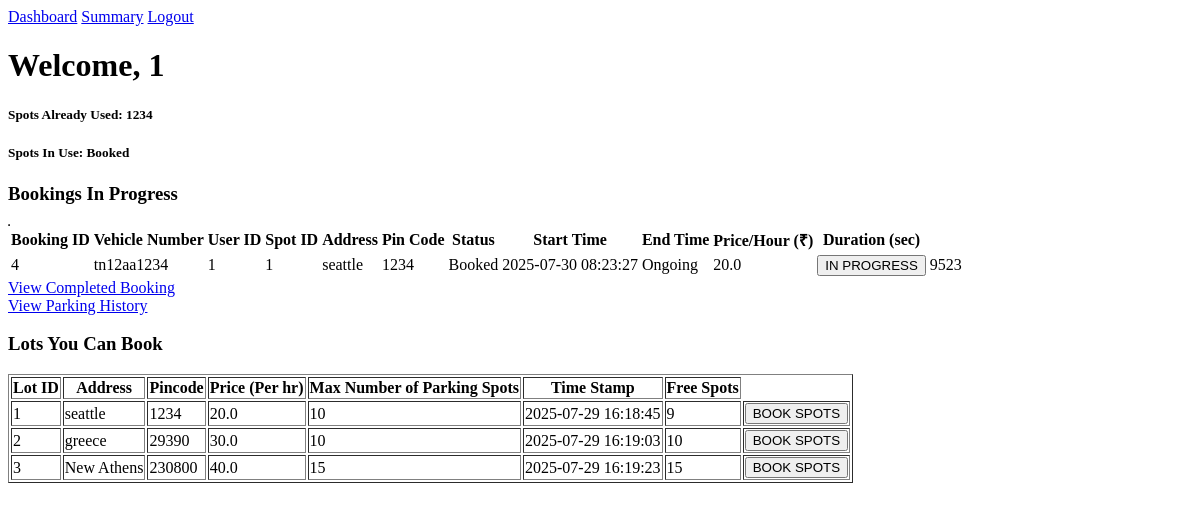
Page /dashboard/1 on the earlier database version.
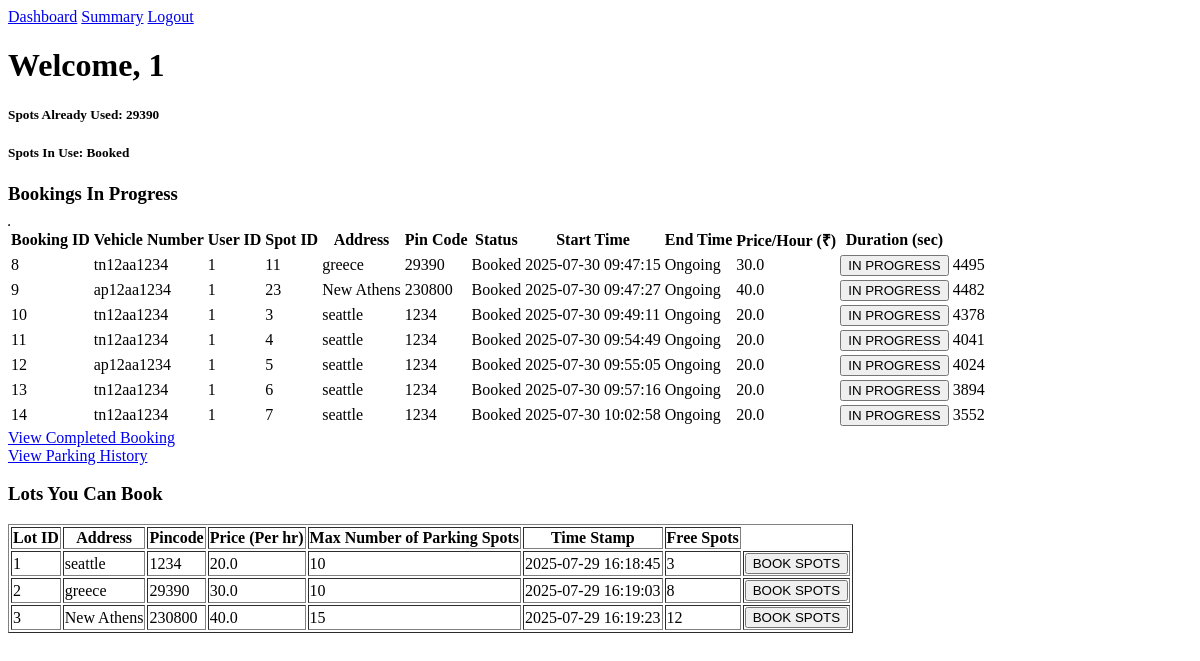
Same page on the later database version.
### tables this page shows
CREATE TABLE Bookings (
              booking_id  INTEGER PRIMARY KEY AUTOINCREMENT,
              spot_id     INTEGER NOT NULL,
              vehicle_id  INTEGER NOT NULL,
              start_time  DATETIME NOT NULL DEFAULT CURRENT_TIMESTAMP,
              end_time    DATETIME,
              status      TEXT    NOT NULL DEFAULT 'Booked'
                           CHECK(status IN ('Booked','Completed','Cancelled')),
              duration_hours Float Default NULL,
              total_amount Float Default NULL,
              FOREIGN KEY(spot_id)    REFERENCES ParkingSpots(spot_id)
                ON DELETE CASCADE,
              FOREIGN KEY(vehicle_id) REFERENCES Vehicles(vehicle_id)
                ON DELETE CASCADE
            );

CREATE TABLE User (
                user_id INTEGER PRIMARY KEY AUTOINCREMENT,
                fname TEXT NOT NULL,
                age INTEGER,
                gender TEXT,
                email TEXT UNIQUE NOT NULL,
                passwd TEXT NOT NULL,
                no_spots_booked DEFAULT 0
            );

CREATE TABLE ParkingLots (
              lot_id         INTEGER PRIMARY KEY AUTOINCREMENT,
              address        TEXT    NOT NULL,
              pin_code       TEXT,
              price_per_hour REAL    NOT NULL,
              max_spots      INTEGER NOT NULL,
              created_at     DATETIME DEFAULT CURRENT_TIMESTAMP,
              free_spots   INTEGER NOT NULL
            );

### app.py (the view)
@app.route('/dashboard/<int:userid>')
def dashboard(userid):
    det = in_progress(userid)
    lots = get_lots()
    return render_template('dashboard.html', lots=lots, details=det, userid=userid)

### app.py (called while the page is built)
def get_lots():
    with sqlite3.connect(DB) as con:
        cur = con.cursor()
        cur.execute('SELECT * FROM ParkingLots')
        return cur.fetchall()

### templates/dashboard.html (shortened to what this page needs)
<!DOCTYPE html>
<html lang="en">
<head>
</head>
<body>
<nav class="nav">
    <a href = "{{url_for('dashboard', userid=userid)}}">Dashboard</a>
    <a href = "{{url_for('user_summary')}}">Summary</a>
    <a href = "{{url_for('home')}}">Logout</a>
</nav>
{% if details %}
<h1>Welcome, {{ details[0][2] }}</h1>
<h5>Spots Already Used: {{ details[0][5] }}</h5>
<h5>Spots In Use: {{ details[0][6] }}</h5>
{% else %}
<h1>Welcome, {{ session.Fname or 'User' }}</h1>
<h5>Spots Already Used: 0</h5>
<h5>Spots In Use: 0</h5>
{% endif %}
    <h3>Bookings In Progress</h3>
<table border="1">
    {% if details %}
        <table class="table table-bordered table-striped">
            <thead class="table-dark">
                <tr>
                    <th>Booking ID</th>
                    <th>Vehicle Number</th>
                    <th>User ID</th>
                    <th>Spot ID</th>
                    <th>Address</th>
                    <th>Pin Code</th>
                    <th>Status</th>
                    <th>Start Time</th>
                    <th>End Time</th>
                    <th>Price/Hour (₹)</th>
                    <th>Duration (sec)</th>
                </tr>
            </thead>
            <tbody>
                {% for row in details %}
                <tr>
                    <td>{{ row[0] }}</td>
                    <td>{{ row[1] }}</td>
                    <td>{{ row[2] }}</td>
                    <td>{{ row[3] }}</td>
                    <td>{{ row[4] }}</td>
                    <td>{{ row[5] }}</td>
                    <td>{{ row[6] }}</td>
                    <td>{{ row[7] }}</td>
                    <td>{{ row[8] or 'Ongoing' }}</td>
                    <td>{{ row[9] }}</td>
                    <td>
                <form method="post" action="{{ url_for('reservation_details', spotid=row[3]) }}">
                    <button type="submit">
                      IN PROGRESS
                    </button>
                </form>
            </td>
                    <td>{{ row[10] }}</td>
                </tr>
                {% endfor %}
            </tbody>
        </table>
        {% else %}
        <div class="alert alert-info">No booking records found.</div>
        {% endif %}
</table>
    <div class="text-center">
        <a href="{{ url_for('booking_history_user', userid=userid) }}" class="btn btn-primary"> View Completed Booking</a>
    </div>
    <div class="text-center">
        <a href="{{ url_for('booking_history_user_all', userid=userid) }}" class="btn btn-primary"> View Parking History</a>
    </div>
    <h3>Lots You Can Book</h3>
<table border="1">
    <tr>
        <th>Lot ID</th>
        <th>Address</th>
        <th>Pincode</th>
        <th>Price (Per hr)</th>
        <th>Max Number of Parking Spots</th>
        <th>Time Stamp</th>
        <th>Free Spots</th>
    </tr>
    {% for lot in lots %}
    <tr>
            <td>{{ lot[0] }}</td>
            <td>{{ lot[1] }}</td>
            <td>{{ lot[2] }}</td>
            <td>{{ lot[3] }}</td>
            <td>{{ lot[4] }}</td>
            <td>{{ lot[5] }}</td>
            <td>{{ lot[6] }}</td>
            {% if lot[6] > 0 %}
            <td>
                <form method="post" action="{{ url_for('book_lot', lotid=lot[0]) }}">
                    <button type="submit">
                      BOOK SPOTS
                    </button>
                </form>
            </td>
            {% endif %}
    </tr>
    {% endfor %}
</table>
</body>
</html>

Differences in the rows shown:
no longer on this page (row unchanged): Bookings: status "Booked", booking_id "4", row "tn12aa1234", user_id "1", spot "1", row "seattle", row "1234", start_time "2025-07-30 08:23:27", row "Ongoing", row "20.0", row "9523"
added Bookings: status "Booked", booking_id "8", row "tn12aa1234", user_id "1", spot "11", row "greece", row "29390", start_time "2025-07-30 09:47:15", row "Ongoing", row "30.0", row "4495"
added Bookings: booking_id "9", row "ap12aa1234", user_id "1", spot "23", row "New Athens", row "230800", status "Booked", start_time "2025-07-30 09:47:27", row "Ongoing", row "40.0", row "4482"
added Bookings: booking_id "10", row "tn12aa1234", user_id "1", spot "3", row "seattle", row "1234", status "Booked", start_time "2025-07-30 09:49:11", row "Ongoing", row "20.0", row "4378"
added Bookings: booking_id "11", row "tn12aa1234", user_id "1", spot "4", row "seattle", row "1234", status "Booked", start_time "2025-07-30 09:54:49", row "Ongoing", row "20.0", row "4041"
added Bookings: booking_id "12", row "ap12aa1234", user_id "1", spot "5", row "seattle", row "1234", status "Booked", start_time "2025-07-30 09:55:05", row "Ongoing", row "20.0", row "4024"
added Bookings: booking_id "13", row "tn12aa1234", user_id "1", spot "6", row "seattle", row "1234", status "Booked", start_time "2025-07-30 09:57:16", row "Ongoing", row "20.0", row "3894"
added Bookings: booking_id "14", row "tn12aa1234", user_id "1", spot "7", row "seattle", row "1234", status "Booked", start_time "2025-07-30 10:02:58", row "Ongoing", row "20.0", row "3552"
changed ParkingLots "seattle": free_spots "9" → "3"
changed ParkingLots "greece": free_spots "10" → "8"
changed ParkingLots "New Athens": free_spots "15" → "12"
Other differences:
{{ details[0][5] }}: "1234" → "29390"
